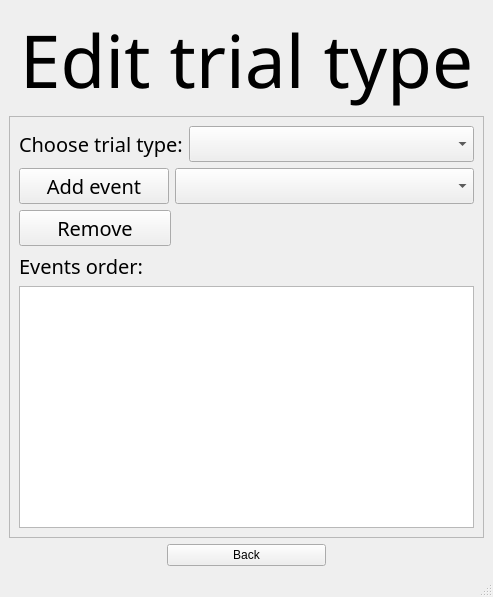
<?xml version="1.0" encoding="UTF-8"?>
<ui version="4.0">
 <class>MainWindow</class>
 <widget class="QMainWindow" name="MainWindow">
  <property name="geometry">
   <rect>
    <x>0</x>
    <y>0</y>
    <width>493</width>
    <height>597</height>
   </rect>
  </property>
  <property name="windowTitle">
   <string>MainWindow</string>
  </property>
  <widget class="QWidget" name="centralwidget">
   <layout class="QGridLayout" name="gridLayout_2">
    <item row="0" column="0">
     <widget class="QLabel" name="headline_label">
      <property name="sizePolicy">
       <sizepolicy hsizetype="Minimum" vsizetype="Minimum">
        <horstretch>0</horstretch>
        <verstretch>0</verstretch>
       </sizepolicy>
      </property>
      <property name="minimumSize">
       <size>
        <width>400</width>
        <height>80</height>
       </size>
      </property>
      <property name="maximumSize">
       <size>
        <width>16777215</width>
        <height>134</height>
       </size>
      </property>
      <property name="baseSize">
       <size>
        <width>0</width>
        <height>0</height>
       </size>
      </property>
      <property name="font">
       <font>
        <family>Gabriola</family>
        <pointsize>55</pointsize>
        <weight>50</weight>
        <italic>false</italic>
        <bold>false</bold>
       </font>
      </property>
      <property name="mouseTracking">
       <bool>false</bool>
      </property>
      <property name="tabletTracking">
       <bool>false</bool>
      </property>
      <property name="acceptDrops">
       <bool>false</bool>
      </property>
      <property name="toolTip">
       <string/>
      </property>
      <property name="styleSheet">
       <string notr="true">font: 55pt &quot;Gabriola&quot;;</string>
      </property>
      <property name="frameShape">
       <enum>QFrame::NoFrame</enum>
      </property>
      <property name="frameShadow">
       <enum>QFrame::Sunken</enum>
      </property>
      <property name="lineWidth">
       <number>1</number>
      </property>
      <property name="midLineWidth">
       <number>0</number>
      </property>
      <property name="text">
       <string>Edit trial type</string>
      </property>
      <property name="scaledContents">
       <bool>false</bool>
      </property>
      <property name="alignment">
       <set>Qt::AlignCenter</set>
      </property>
      <property name="wordWrap">
       <bool>true</bool>
      </property>
      <property name="margin">
       <number>0</number>
      </property>
      <property name="indent">
       <number>-1</number>
      </property>
      <property name="openExternalLinks">
       <bool>false</bool>
      </property>
     </widget>
    </item>
    <item row="1" column="0">
     <widget class="QScrollArea" name="scrollArea">
      <property name="font">
       <font>
        <family>Gabriola</family>
        <pointsize>15</pointsize>
       </font>
      </property>
      <property name="widgetResizable">
       <bool>true</bool>
      </property>
      <widget class="QWidget" name="scrollAreaWidgetContents">
       <property name="geometry">
        <rect>
         <x>0</x>
         <y>0</y>
         <width>473</width>
         <height>386</height>
        </rect>
       </property>
       <layout class="QGridLayout" name="gridLayout">
        <item row="4" column="0">
         <layout class="QVBoxLayout" name="scroll_verticalLayout" stretch="1,0,5">
          <item>
           <layout class="QHBoxLayout" name="remove_horizontalLayout" stretch="1,2">
            <item>
             <widget class="QPushButton" name="remove_pushButton">
              <property name="text">
               <string>Remove</string>
              </property>
             </widget>
            </item>
            <item>
             <spacer name="horizontalSpacer">
              <property name="orientation">
               <enum>Qt::Horizontal</enum>
              </property>
              <property name="sizeHint" stdset="0">
               <size>
                <width>40</width>
                <height>20</height>
               </size>
              </property>
             </spacer>
            </item>
           </layout>
          </item>
          <item>
           <widget class="QLabel" name="events_order_label">
            <property name="text">
             <string>Events order:</string>
            </property>
           </widget>
          </item>
          <item>
           <widget class="QTableWidget" name="trial_types_tableWidget">
            <property name="sizePolicy">
             <sizepolicy hsizetype="Expanding" vsizetype="Expanding">
              <horstretch>1</horstretch>
              <verstretch>100</verstretch>
             </sizepolicy>
            </property>
           </widget>
          </item>
         </layout>
        </item>
        <item row="1" column="0">
         <layout class="QHBoxLayout" name="add_event_horizontalLayout" stretch="1,2">
          <item>
           <widget class="QPushButton" name="Add_event_pushButton">
            <property name="text">
             <string>Add event</string>
            </property>
           </widget>
          </item>
          <item>
           <widget class="QComboBox" name="events_comboBox">
            <property name="sizePolicy">
             <sizepolicy hsizetype="Preferred" vsizetype="Minimum">
              <horstretch>0</horstretch>
              <verstretch>0</verstretch>
             </sizepolicy>
            </property>
           </widget>
          </item>
         </layout>
        </item>
        <item row="0" column="0">
         <layout class="QHBoxLayout" name="choose_trial_type_horizontalLayout" stretch="1,2">
          <item>
           <widget class="QLabel" name="choose_trial_type_label">
            <property name="text">
             <string>Choose trial type:</string>
            </property>
           </widget>
          </item>
          <item>
           <widget class="QComboBox" name="trial_types_comboBox"/>
          </item>
         </layout>
        </item>
       </layout>
      </widget>
     </widget>
    </item>
    <item row="2" column="0">
     <layout class="QHBoxLayout" name="navigation_horizontalLayout" stretch="1,1,1">
      <item>
       <spacer name="left_horizontalSpacer">
        <property name="orientation">
         <enum>Qt::Horizontal</enum>
        </property>
        <property name="sizeHint" stdset="0">
         <size>
          <width>40</width>
          <height>20</height>
         </size>
        </property>
       </spacer>
      </item>
      <item>
       <widget class="QPushButton" name="back_pushButton">
        <property name="text">
         <string>Back</string>
        </property>
       </widget>
      </item>
      <item>
       <spacer name="right_horizontalSpacer">
        <property name="orientation">
         <enum>Qt::Horizontal</enum>
        </property>
        <property name="sizeHint" stdset="0">
         <size>
          <width>40</width>
          <height>20</height>
         </size>
        </property>
       </spacer>
      </item>
     </layout>
    </item>
   </layout>
  </widget>
  <widget class="QStatusBar" name="statusbar"/>
 </widget>
 <resources/>
 <connections/>
</ui>
